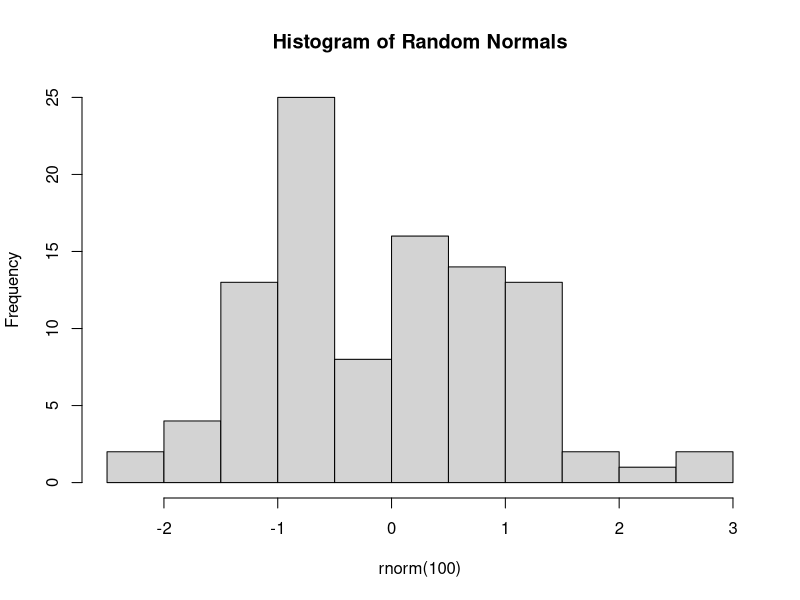
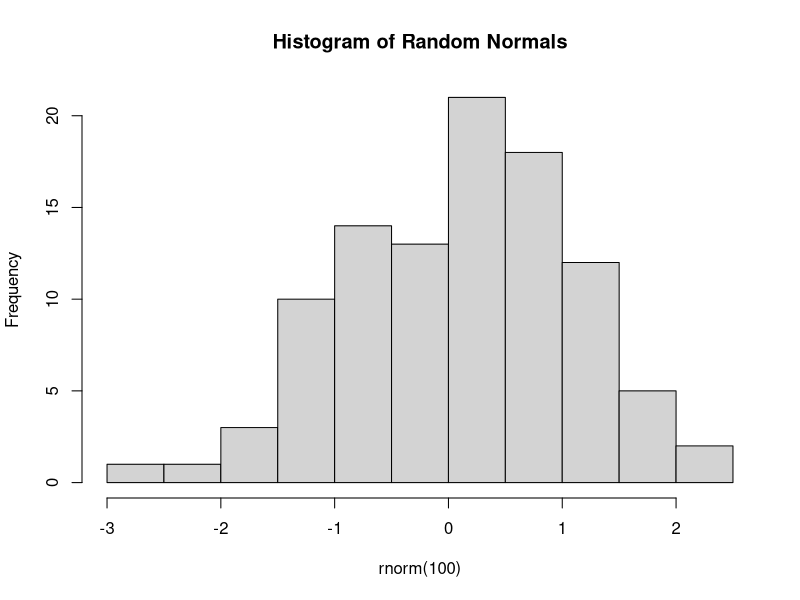

These figures' R source, in order:
## ---- chunk 1
# A basic R code chunk
x <- 1:10
mean(x)


# A simple plot
hist(rnorm(100), main = "Histogram of Random Normals")

## ---- chunk 2
# A basic R code chunk
x <- 1:10
mean(x)


# A simple plot
hist(rnorm(100), main = "Histogram of Random Normals")
